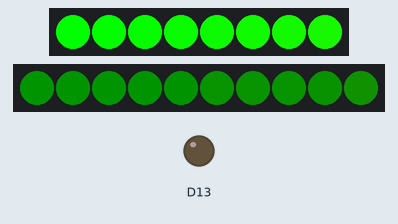
This sketch was run on a simulated Adafruit Circuit Playground Express. Shown: 8 RGB LEDs in strip order, left to right, 10 RGB LEDs in strip order, left to right, output pins drawn as LEDs (lit = HIGH). Dim RGB values are drawn brighter than linear.

Above: at 0.15 s.
At 4.06 s:
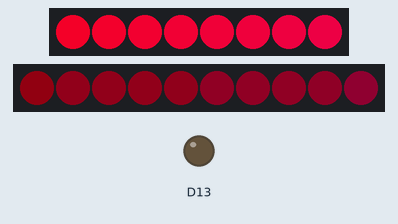
At 7.97 s:
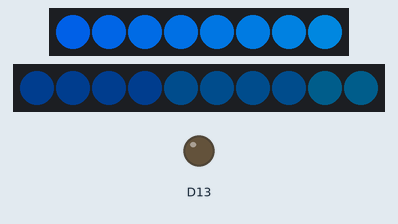
At 18.8 s:
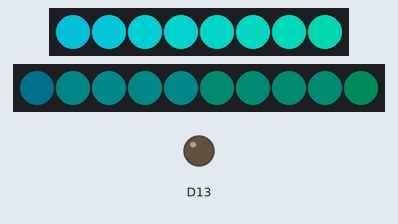
At 27.82 s:
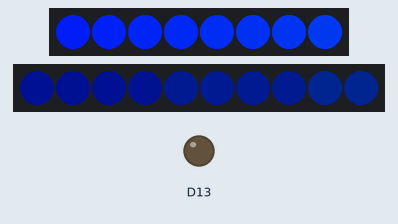
At 39.85 s:
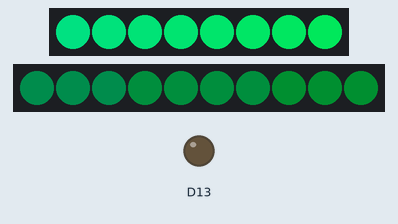
Timing chart, 0 to 40.0 s (numbered marks = the images above):
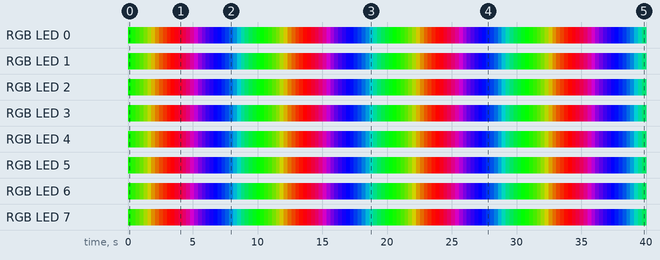

The sketch:

WingTest.ino
```cpp
#include <Adafruit_CircuitPlayground.h>
#include <Adafruit_NeoPixel.h>

Adafruit_NeoPixel strip = Adafruit_NeoPixel(8, 6, NEO_GRB + NEO_KHZ800);

void setup() {


  strip.begin();
  strip.show();

//  stripL.begin();
//  stripL.setBrightness(40);
//  stripL.show();

  CircuitPlayground.begin();
}

void loop() {
  uint16_t i, j;


  int modTime = (millis()/40)%256;
  //Serial.println("Time" + String(modTime));

  for(i=0; i<strip.numPixels(); i++) {
    strip.setPixelColor(i, Wheel((i*1+modTime) & 255));
  }
  for(i=0; i<10; i++) {
    CircuitPlayground.setPixelColor(i, Wheel((i*1+modTime) & 255));
  }
  strip.show();
//
//  if (modTime > 250){
//    Serial.println("High");
//    digitalWrite(9, HIGH);
//  } else {
//    Serial.println("Low");
//
//    digitalWrite(9, LOW);
//  }
}

uint32_t Wheel(byte WheelPos) {
  if(WheelPos < 85) {
    return strip.Color(WheelPos * 3, 255 - WheelPos * 3, 0);
  }
  else if(WheelPos < 170) {
    WheelPos -= 85;
    return strip.Color(255 - WheelPos * 3, 0, WheelPos * 3);
  }
  else {
    WheelPos -= 170;
    return strip.Color(0, WheelPos * 3, 255 - WheelPos * 3);
  }
}
```

Measured:
- by itself, RGB LED 0: off → RGB(0, 255, 0) at 0.00 s, → RGB(21, 234, 0) 0.30 s later, → RGB(45, 210, 0) 0.30 s later, → RGB(66, 189, 0) 0.30 s later, … (133 changes in this stretch)
- by itself, RGB LED 1: off → RGB(3, 252, 0) at 0.00 s, → RGB(24, 231, 0) 0.30 s later, → RGB(48, 207, 0) 0.30 s later, → RGB(69, 186, 0) 0.30 s later, … (133 changes in this stretch)
